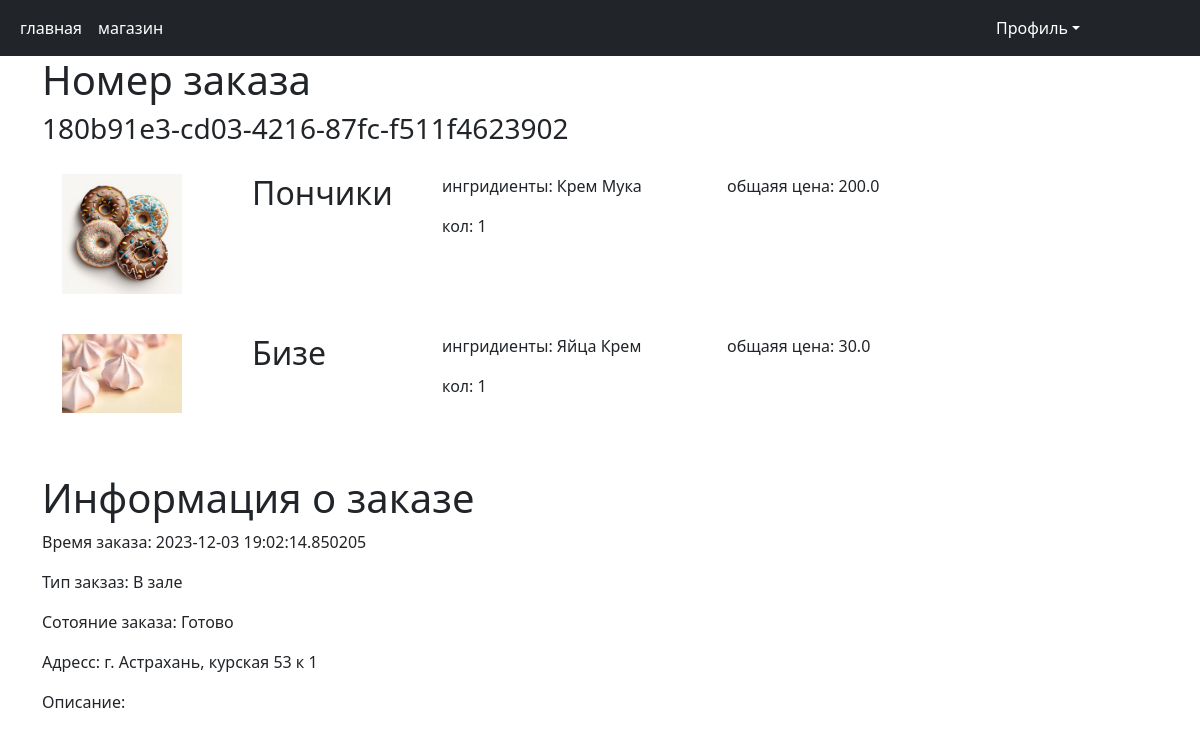
Screenshot of /user/info_order/180b91e3-cd03-4216-87fc-f511f4623902 (signed in) with the database file from the repository.
### Server/database.py (models this page shows, shortened)
class Order(db.Model):
    __tablename__ = "order"
    id = Column(Integer, primary_key=True, autoincrement=True)
    trace_id = Column(String, unique=True, default=str(uuid4()))
    user_id = Column(Integer, ForeignKey('users.id'))
    user = relationship("User")
    datatime_order = Column(DateTime, nullable=False, default=datetime.datetime.now())
    type_order = Column(Enum(TypeOrder), default=TypeOrder.in_hall)
    status_order = Column(Enum(StatusOrder), default=StatusOrder.waiting_for_confirmation)
    sweet_products = relationship("OrderToSweetProduct")
    address = Column(String, nullable=True)
    description = Column(Text, nullable=True)

class OrderToSweetProduct(db.Model):
    __tablename__ = "order_to_sweet_product"
    id_order = Column(ForeignKey("order.id"), primary_key=True)
    id_sweet_product = Column(ForeignKey("sweet_product.id"), primary_key=True)
    sweet_product = relationship("SweetProduct")
    price = Column(Float, nullable=False)
    count = Column(Integer, nullable=False, default=1)

class SweetProduct(db.Model):
    __tablename__ = "sweet_product"
    id = Column(Integer, primary_key=True, autoincrement=True)
    trace_id = Column(String, unique=True, default=str(uuid4()))
    name = Column(String(32), nullable=False)
    type_id = Column(Integer, ForeignKey('type.id'), nullable=True)
    type = relationship("Type")
    price_sweet = Column(Float, nullable=False, default=0.0)
    weight_sweet = Column(Integer, nullable=False, default=0)
    description = Column(Text, nullable=True)
    image = Column(String, nullable=True, default="default.png")
    ingredients = relationship(
        "Ingredient", secondary="sweet_product_to_ingredient"
    )

class Ingredient(db.Model):
    __tablename__ = "ingredient"
    id = Column(Integer, primary_key=True, autoincrement=True)
    name = Column(String(32), nullable=False)
    description = Column(Text, nullable=True)

### Server/Blueprints/user/user.py (the view)
@user_router.route("/info_order/<uuid>", methods=["GET"])
@login_required
def info_order(uuid: str):
    service = ShopService()
    order = service.get_order_by_uuid(uuid)
    return render_template("info_order.html", menu=menu, user=current_user, order=order, type_order=type_order, state_order=state_order)

### Server/Blueprints/user/user.py (called while the page is built)
@user_router.before_request
def is_user():
    if current_user.is_authenticated:
        user_role = current_user.user.role.name
        if "user" != user_role:
            return redirect("/")
    else:
        return redirect("/")

### Server/Models/UserSession.py (called while the page is built)
    def get_count_car(self) -> int:
        return len(session["car"])

    @property
    def user(self):
        return self.__user

### Server/Repository/OrderRepository.py (called while the page is built)
    def get_by_uuid(self, uuid: str) -> Order | None:
        return self.__session.query(Order).filter(Order.trace_id == uuid).first()

### Server/Repository/SweetProductRepository.py (called while the page is built)
    def count_row(self) -> int:
        response = select(func.count(SweetProduct.id))
        result = self.__session.execute(response)
        return result.scalars().first()

### Server/Repository/UserRepository.py (called while the page is built)
    def get_user(self, id_user: int) -> User | None:
        return self.__session.get(User, id_user)

### Server/Service/ShopService.py (called while the page is built)
    def get_order_by_uuid(self, uuid: str) -> Order:
        return self.__order_repository.get_by_uuid(uuid)

### app.py (called while the page is built)
@login_manager.user_loader
def load_user(id_user) -> UserSession:
    repo = UserRepository(db.session)
    try:
        return UserSession(GetUser.model_validate(repo.get_user(int(id_user)), from_attributes=True))
    except:
        return UserSession(None)

### Server/Blueprints/user/templates/info_order.html
{% extends 'base.html' %}
{% block content %}
<div class="container">
    <div class="row">
        <h1>Номер заказа</h1>
        <h3>{{order.trace_id}}</h3>
    </div>
    <div class="row">
        {% for prod in order.sweet_products %}
        <div class="col-12 prod_card">
            <div class="row">
                <div class="col-2">
                    <img src="{{url_for('static', filename='img/' + prod.sweet_product.image)}}" class="img_prod_card" alt="...">
                </div>
                <div class="col-2">
                    <h2>{{prod.sweet_product.name}}</h2>
                </div>
                <div class="col-3">
                    <p> ингридиенты: {% for i in prod.sweet_product.ingredients %}
                        {{i.name}}
                        {% endfor %}</p>
                    <p>кол: {{prod.count}}</p>
                </div>
                <div class="col-3">
                    <p>общаяя цена: {{prod.count * prod.price}}</p>
                </div>
            </div>
        </div>
        {% endfor %}
    </div>
    <div class="row">
       <h1>Информация о заказе</h1>
       <p>Время заказа: {{order.datatime_order}}</p>
       <p>Тип закзаз: {{ type_order[order.type_order.value] }}</p>
       <p>Сотояние заказа: {{state_order[order.status_order.value]}}</p>
       <p>Адресс: {{order.address}}</p>
       <p>Описание: {{order.description}}</p>
    </div>
</div>
{% endblock %}

### static/css/styles.css (style rules this page uses)
.prod_card { height: 120px; margin: 20px; }
.img_prod_card { width: 120px; height: auto; }

### rows the page displays
Order: trace_id "180b91e3-cd03-4216-87fc-f511f4623902", datatime_order "2023-12-03 19:02:14.850205", type_order "В зале", status_order "Готово", address "г. Астрахань, курская 53 к 1"
OrderToSweetProduct: image (picture), sweet_product.name "Пончики", count "1", prod.count*prod.price "200.0"
Ingredient: name "Крем"
Ingredient: name "Мука"
OrderToSweetProduct: image (picture), sweet_product.name "Бизе", count "1", prod.count*prod.price "30.0"
Ingredient: name "Яйца"

### other values shown
{{ p.title }} "главная" "магазин"
